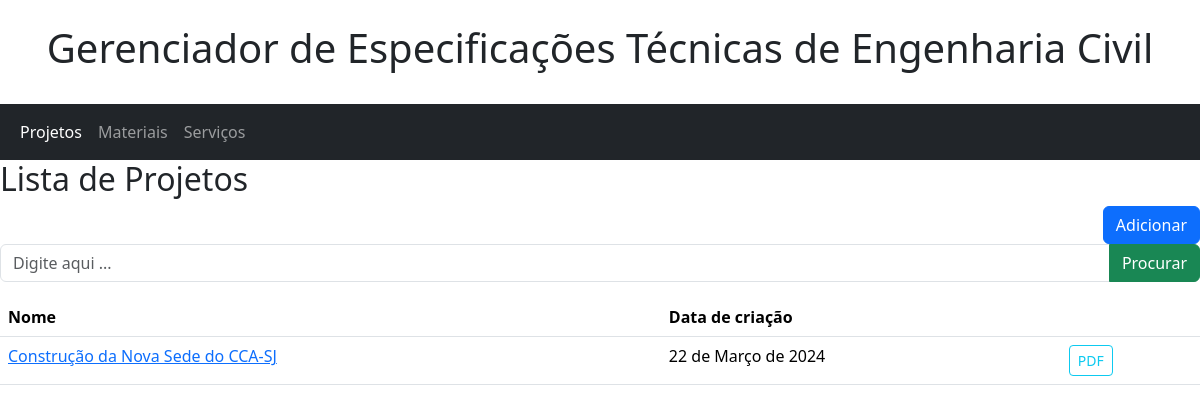
Before: /projeto/ (signed in) with the older database file.
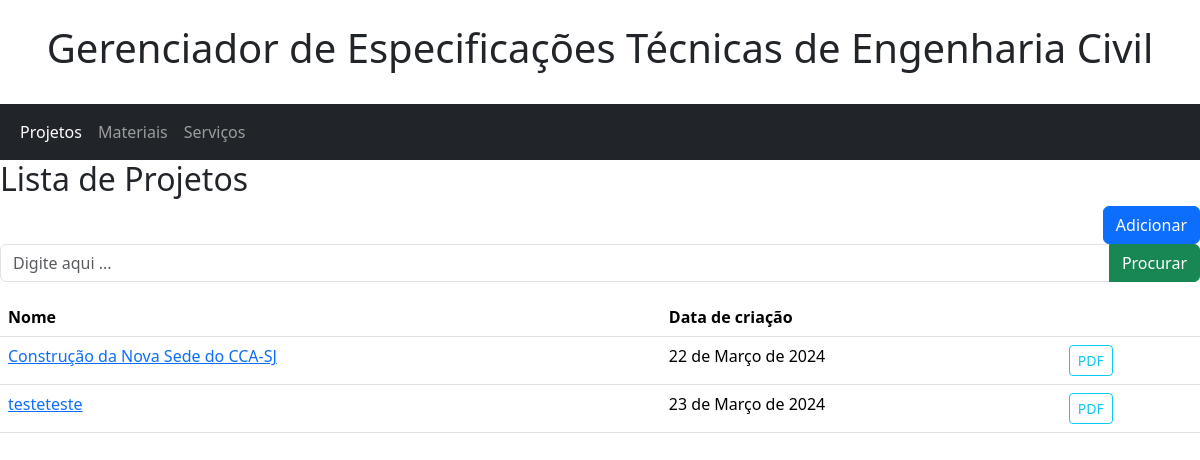
After: the same page with the newer database file.
### app_gerenciador/models.py (models this page shows, shortened)
class Projeto(models.Model):
    nome = models.CharField(
        max_length=100,
        verbose_name='Nome do projeto'
    )
    descricao = models.TextField(
        verbose_name='Descrição'
    )
    dt_criacao = models.DateField(
        verbose_name='Data de criação'
    )
    lista_de_materiais = models.ManyToManyField(
        Material,
        verbose_name='Lista de materiais'
    )
    lista_de_servicos = models.ManyToManyField(
        Servico,
        verbose_name='Lista de codigo de serviços',
    )
    class Meta:
        verbose_name_plural = "Projetos"

### app_gerenciador/views/projeto.py (the view)
@method_decorator(login_required(login_url='/auth/login/'), name='dispatch')
class ProjetoListView(ListView):
    model =Projeto
    template_name = 'projeto/list.html'
    paginate_by = 10
    paginator_class = Paginator
    def get_queryset(self):
        result = super().get_queryset().order_by('dt_criacao')
        search = self.request.GET.get('search', None)
        if search:
            result = result.filter(Q(nome__icontains=search))
        return result
    def get_context_data(self, **kwargs: Any) -> dict[str, Any]:
        context =  super().get_context_data(**kwargs)
        context['search'] = self.request.GET.get('search', None)
        return context

### app_gerenciador/templates/projeto/list.html
{% extends "home.html" %}
{% block content %}
<h2> Lista de Projetos </h2>
<div style="float: right;">
  <button type="submit" class="btn btn-primary" onclick="location.href = '{% url 'projeto_adicionar' %}'"> Adicionar </button>
</div>
<form>
  <div class="input-group mb-3">
    <input type="text" class="form-control" placeholder="Digite aqui ..." name="search" value="{{ search | default_if_none:'' }}">
    <button class="btn btn-success" type="submit"> Procurar </button>
  </div>
</form>
<table class="table table-hover">
  <thead>
    <tr>
      <th>Nome</th>
      <th>Data de criação</th>
      <th> </th>
    </tr>
  </thead>
  <tbody>
      {% for projeto in object_list %}
      <tr>
          <td> <a href="{% url 'projeto_editar' pk=projeto.id %}"> {{ projeto.nome }} </a> </td>
          <td> {{ projeto.dt_criacao }} </td>
          <td> <button type="submit" class="btn btn-outline-info btn-sm" onclick="window.open('{% url 'report_pdf' pk=projeto.id %}','_blank')"> PDF </button> </td>
        </tr>
      {% endfor %}
  </tbody>
</table>
{% endblock content %}

### app_gerenciador/templates/home.html (shortened to what this page needs)
{% load static %}
<html>
    <head>
        <link href="https://cdn.jsdelivr.net/npm/bootstrap@5.3.3/dist/css/bootstrap.min.css" rel="stylesheet">
    </head>
    <body>
        <div class="container-fluid p-4 text-center">
            <h1>Gerenciador de Especificações Técnicas de Engenharia Civil</h1>
        </div>
        <nav class="navbar navbar-expand-sm bg-dark navbar-dark">
            <div class="container-fluid">
                <ul class="navbar-nav">
                <li class="nav-item">
                    <a class="nav-link active" href="#">Projetos</a>
                </li>
                <li class="nav-item">
                    <a class="nav-link" href="#">Materiais</a>
                </li>
                <li class="nav-item">
                    <a class="nav-link" href="#">Serviços</a>
                </li>
                </ul>
            </div>
        </nav>
        <div>
        {% block content %}
        {% endblock content %}
        </div>
    </body>
</html>

Changed rows visible on the page:
added Projeto: nome "testeteste", dt_criacao "23 de Março de 2024"
